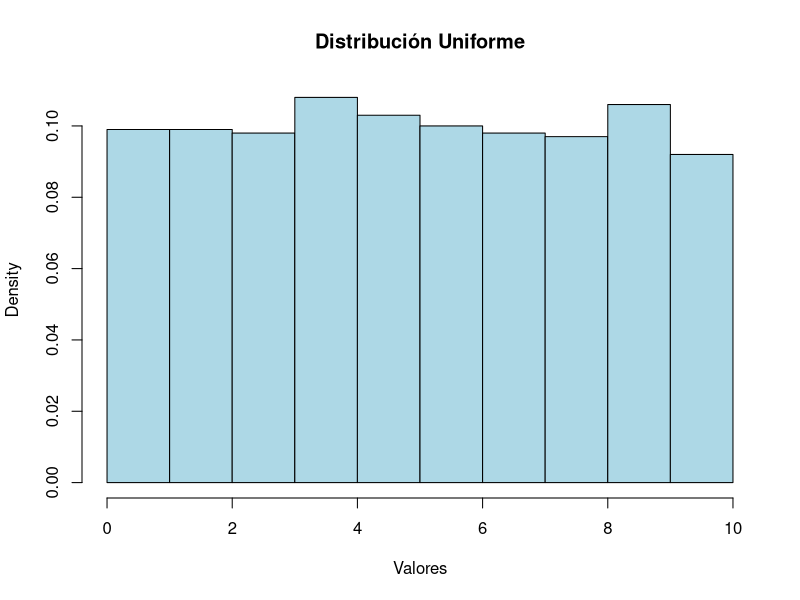
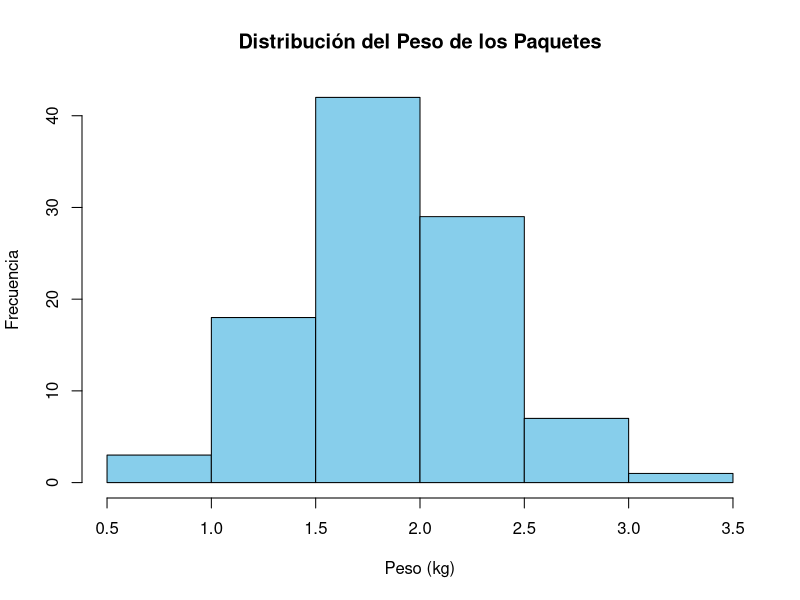

These charts were generated, in order, by the following R code:
## ---- chunk 1
knitr::opts_chunk$set(echo = TRUE, 
                      #results = "hide",
                      #fig.show = 'hide',
                      eval = TRUE, 
                      warning = FALSE,
                      message = FALSE,
                      error = TRUE)
## ---- chunk 2
# Definición de los vectores de valores y probabilidades
x <- c(0, 1, 2, 3)
p <- c(1/8, 3/8, 3/8, 1/8)
## ---- chunk 3
# Suma de probabilidades
suma_probabilidades <- sum(p)
cat(sprintf("La suma de las probabilidades es %.2f.\n", suma_probabilidades))
## ---- chunk 4
# Probabilidad de obtener menos de 2 caras
probabilidad_menos_2 <- sum(p[x < 2])
cat(sprintf("La probabilidad de obtener menos de 2 caras es %.2f.\n", probabilidad_menos_2))
## ---- chunk 5
# Media de la variable aleatoria
media <- sum(x * p)
cat(sprintf("La media de la variable aleatoria es %.2f.\n", media))
## ---- chunk 6
# Varianza de la variable aleatoria
varianza <- sum(x^2 * p) - media^2
cat(sprintf("La varianza de la variable aleatoria es %.2f.\n", varianza))
## ---- chunk 7
f <- function(x) (1/8)*x
Fdist <- function(x) x^2/16
## ---- chunk 8
Fdist2 <- function(x){
  if(x <= 0){
    0
  } else if(x < 4){ 
    x^2/16
  }
  else{
    1
  }
}
## ---- chunk 9
integral_total <- integrate(f, 0, 4)

cat(sprintf("La integral de f(x) es %.2f.\n", integral_total$value))
## ---- chunk 10
cat(sprintf("La probabilidad de que X sea menor o igual que 3 es %.2f.\n", Fdist(3)))
## ---- chunk 11
cat(sprintf("La probabilidad de que X esté entre 1.5 y 2 es %.2f.\n", integrate(f, 1.5, 2)$value))
## ---- chunk 12
diferencia <- Fdist(2) - Fdist(1.5)

cat(sprintf("La probabilidad de que X esté entre 1.5 y 2 es %.2f.\n", diferencia))
## ---- chunk 13
Ex <- integrate(function(x) x*f(x), 0, 4)$value

cat(sprintf("La media de la variable aleatoria es %.2f.\n", Ex))
## ---- chunk 14
Ex2 <- integrate(function(x) x^2*f(x), 0, 4)$value
Vx <- Ex2-Ex^2

cat(sprintf("La varianza de la variable aleatoria es %.2f.\n", Vx)) 
## ---- chunk 15
prob_no_grado <- dbinom(x = 0, size = 5, prob = 0.4)
cat(sprintf("La probabilidad de que ninguno obtenga el grado es %.4f.\n", prob_no_grado)) 
## ---- chunk 16
prob_dos_grado <- 1 - pbinom(q = 1, size = 5, prob = 0.4)
cat(sprintf("La probabilidad de que al menos dos estudiantes terminen el grado es %.4f.\n", prob_dos_grado))
## ---- chunk 17
prob_dos_grado_v2 <- pbinom(q = 1, size = 5, prob = 0.4, lower.tail = FALSE)

cat(sprintf("La probabilidad de que al menos dos estudiantes terminen el grado es %.4f.\n", prob_dos_grado_v2))
## ---- chunk 18
prob_dos_grado_v3 <- sum(dbinom(x = 2:5, size = 5, prob = 0.4))

cat(sprintf("La probabilidad de que al menos dos estudiantes terminen el grado es %.4f.\n", prob_dos_grado_v3))
## ---- chunk 19
p <- 0.6  # Probabilidad de éxito

# Probabilidades para éxito (1) y fracaso (0)
prob_1 <- dbinom(x = 1, size = 1, prob = p)
prob_0 <- dbinom(x = 0, size = 1, prob = p)

cat(sprintf("La probabilidad de éxito (cara) es %.4f.\n", prob_1))
cat(sprintf("La probabilidad de fracaso (cruz) es %.4f.\n", prob_0))
## ---- chunk 20
prob_8buses <- ppois(8, lambda = 4, lower.tail = FALSE)
cat(sprintf("La probabilidad de que el número de autobuses que llegan en una hora sea mayor que 8 es %.4f.\n", prob_8buses))
## ---- chunk 21
prob_no_errors <- dpois(0, lambda = 2)
cat(sprintf("La probabilidad de que no haya errores en una página es %.4f.\n", prob_no_errors))
## ---- chunk 22
p <- 0.4  # Probabilidad de éxito
size <- 2  # Número de éxitos deseados

# Probabilidad de tener exactamente 3 fracasos antes de 2 éxitos
prob_3_failures <- dnbinom(x = 3, size = size, prob = p)
cat(sprintf("La probabilidad de que ocurran exactamente 3 fracasos antes de 2 éxitos es %.4f.\n", prob_3_failures))
## ---- chunk 23
p <- 0.7  # Probabilidad de éxito

# Probabilidad de obtener 2 fracasos antes del primer éxito
prob_2_failures <- dgeom(x = 2, prob = p)
cat(sprintf("La probabilidad de que ocurran exactamente 2 fracasos antes del primer éxito es %.4f.\n", prob_2_failures))
## ---- chunk 24
p <- 0.9  # Probabilidad de éxito (producto no defectuoso)

# Probabilidad de obtener 3 productos defectuosos antes del primer no defectuoso
prob_3_failures <- dgeom(x = 3, prob = p)
cat(sprintf("La probabilidad de que haya exactamente 3 productos defectuosos antes del primer no defectuoso es %.4f.\n", prob_3_failures))
## ---- chunk 25
prob_no_acuerdo <- dhyper(x = 1, m = 30, n = 20, k = 5)

cat(sprintf("La probabilidad de que de esos cinco solo uno esté de acuerdo en crear la línea de negocio %.4f.\n", prob_no_acuerdo))
## ---- chunk 26
# Parámetros de la distribución uniforme
min_val <- 0
max_val <- 10

# Probabilidad de que el número sea exactamente 5
# Nota: en la distribución continua, la probabilidad de un solo punto es 0, pero mostramos cómo usar la función dunif.
prob_x_equals_5 <- dunif(5, min = min_val, max = max_val)
cat(sprintf("La densidad en x = 5 es %.4f.\n", prob_x_equals_5))

# Generar 1000 números aleatorios con distribución uniforme entre 0 y 10
set.seed(123)
random_uniform <- runif(1000, min = min_val, max = max_val)

# Visualizar histograma de los números aleatorios generados
hist(random_uniform, probability = TRUE, main = "Distribución Uniforme",
     xlab = "Valores", xlim = c(min_val, max_val), col = "lightblue", border = "black")
## ---- chunk 27
prob_mas_3h <- pexp(3, rate = 2, lower.tail = FALSE)

cat(sprintf("La probabilidad de que un operario tarde más de tres horas en llegar a la instalación %.4f.\n", prob_mas_3h))
## ---- chunk 28
rate <- 1/2  # Tasa inversa del tiempo medio de respuesta
time <- 1  # Tiempo que queremos evaluar

# Probabilidad de que el servidor responda en menos de 1 segundo
prob_menos_1s <- pexp(time, rate = rate, lower.tail = TRUE)

cat(sprintf("La probabilidad de que el servidor responda en menos de 1 segundo es %.4f.\n", prob_menos_1s))
## ---- chunk 29
rate <- 1/1000  # Tasa inversa del tiempo medio de vida
time <- 1500  # Tiempo que queremos evaluar

# Probabilidad de que una bombilla dure más de 1500 horas
prob_mas_1500h <- pexp(time, rate = rate, lower.tail = FALSE)
## ---- chunk 30
prob_paquete_12 <- pnorm(2, 1.8, 0.5) - pnorm(1, 1.8, 0.5)

cat(sprintf("La probabilidad de que un paquete esté entre 1 y 2 kilos %.4f.\n", prob_paquete_12))
## ---- chunk 31
menos_95_kg <- qnorm(p = 0.95, 1.8, 0.5)

cat(sprintf("El 95%% de los paquetes se encuentran por debajo de %.2fkg.\n", menos_95_kg))
## ---- chunk 32
set.seed(1)
simu <- rnorm(n = 100, mean = 1.8, sd = 0.5)
hist(simu, main = "Distribución del Peso de los Paquetes", xlab = "Peso (kg)", ylab = "Frecuencia", col = "skyblue", border = "black")

